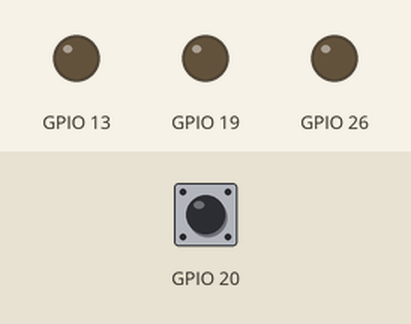
The program below on a simulated Raspberry Pi (BCM pin numbers). On the bench: output pins drawn as LEDs (lit = HIGH). The test bench sets the inputs (shaded band); at power-on: GPIO 20 LOW.

Above: at 1.2 s.
1.3 s: GPIO 20 driven HIGH
At 2.3 s:
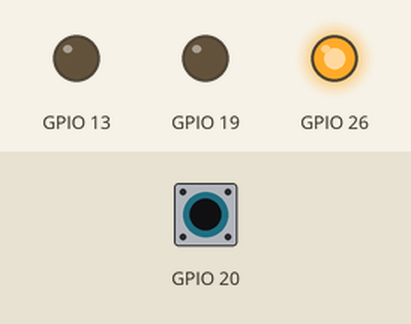
2.8 s: GPIO 20 pulsed LOW 5 times (0.12 s each, 0.3 s apart)
At 5.1 s:
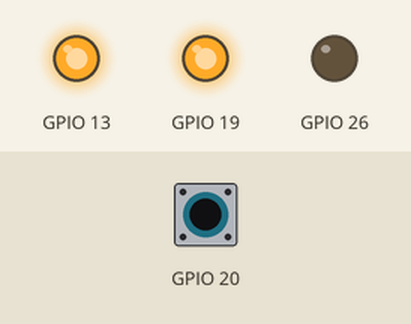
5.8 s: GPIO 20 pulsed LOW 2 times (0.12 s each, 0.3 s apart)
At 6.07 s:
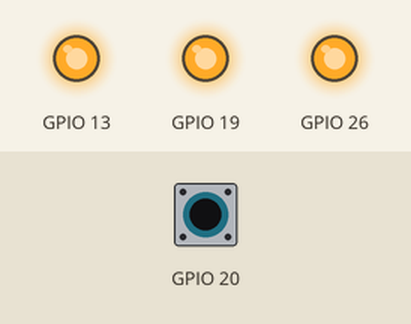
Timing chart, 0 to 8.8 s (numbered marks = the images above; inputs shaded):
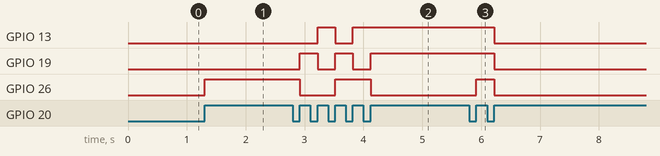

Measured:
- after the input at 1.3 s, GPIO 26: LOW → HIGH at once
- after the input at 2.8 s, GPIO 13: LOW → HIGH after 0.42 s, → LOW 0.30 s later, → HIGH 0.30 s later; GPIO 19: alternates HIGH for 0.30 s and LOW for 0.30 s, 5 changes in all, then stays HIGH, starting after 0.12 s; GPIO 26: HIGH → LOW after 0.12 s, → HIGH 0.60 s later, → LOW 0.60 s later
- after the input at 5.8 s, GPIO 13, GPIO 19: HIGH → LOW after 0.42 s; GPIO 26: LOW → HIGH after 0.12 s, → LOW 0.30 s later

The program:

RGB_Button.py
```python
import pigpio
gpio = pigpio.pi()
gpio.set_mode(13, pigpio.OUTPUT)
gpio.set_mode(19, pigpio.OUTPUT)
gpio.set_mode(26, pigpio.OUTPUT)
gpio.set_mode(20, pigpio.INPUT)


def change_RGB(r, g, b):
    gpio.write(26, r)
    gpio.write(19, g)
    gpio.write(13, b)


def button_wait():
    while not(gpio.wait_for_edge(20)):
        pass


while True:
    change_RGB(0, 0, 0)
    button_wait()
    change_RGB(1, 0, 0)
    button_wait()
    change_RGB(0, 1, 0)
    button_wait()
    change_RGB(0, 0, 1)
    button_wait()
    change_RGB(1, 1, 0)
    button_wait()
    change_RGB(1, 0, 1)
    button_wait()
    change_RGB(0, 1, 1)
    button_wait()
    change_RGB(1, 1, 1)
    button_wait()
```
